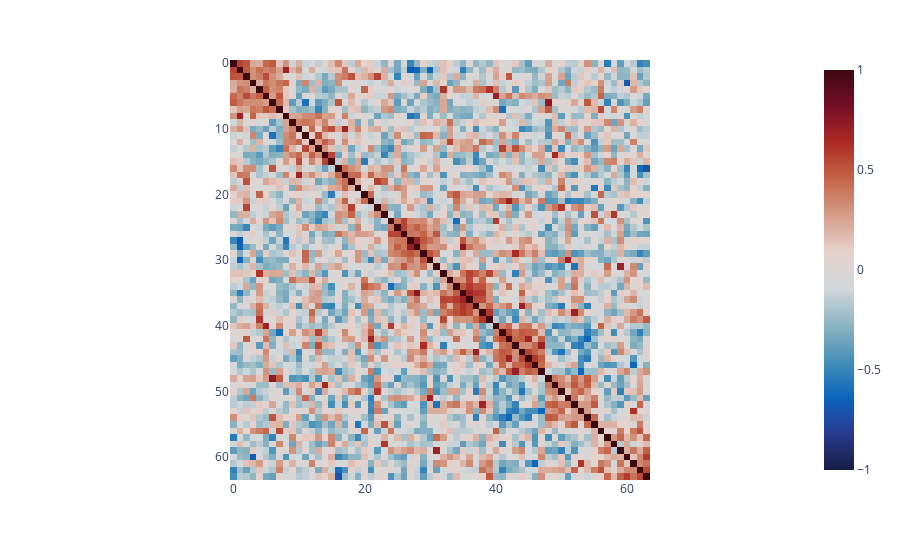

Here is the notebook cell this chart was saved with:
### Code cell
import numpy as np
W_E = model.model.embed.W_E.detach().cpu().numpy()
W_E_normalized = W_E / np.linalg.norm(W_E, axis=1, keepdims=True)
W_U = model.model.W_U.detach().cpu().numpy()
px.imshow(W_E_normalized @ W_E_normalized.T, color_continuous_scale='balance', zmin=-1, zmax=1)
# px.imshow(W_U.T @ W_U)

### Figure 1 — Plotly figure (JSON) as saved in the notebook; plotly's stock layout.template omitted (floating-point values rounded to 4 significant figures; data arrays with more than 128 entries replaced by an {"elided": "..."} marker saying what was removed)
{"data": [{"coloraxis": "coloraxis", "hovertemplate": "x: %{x}<br>y: %{y}<br>color: %{z}<extra></extra>", "name": "0", "type": "heatmap", "xaxis": "x", "yaxis": "y", "z": {"elided": "64x64 float values"}}], "layout": {"coloraxis": {"cmax": 1, "cmin": -1, "colorscale": [[0, "rgb(23, 28, 66)"], [0.09091, "rgb(41, 58, 143)"], [0.1818, "rgb(11, 102, 189)"], [0.2727, "rgb(69, 144, 185)"], [0.3636, "rgb(142, 181, 194)"], [0.4545, "rgb(210, 216, 219)"], [0.5455, "rgb(230, 210, 204)"], [0.6364, "rgb(213, 157, 137)"], [0.7273, "rgb(196, 101, 72)"], [0.8182, "rgb(172, 43, 36)"], [0.9091, "rgb(120, 14, 40)"], [1, "rgb(60, 9, 17)"]]}, "margin": {"t": 60}, "xaxis": {"anchor": "y", "constrain": "domain", "domain": [0, 1], "scaleanchor": "y"}, "yaxis": {"anchor": "x", "autorange": "reversed", "constrain": "domain", "domain": [0, 1]}}}
